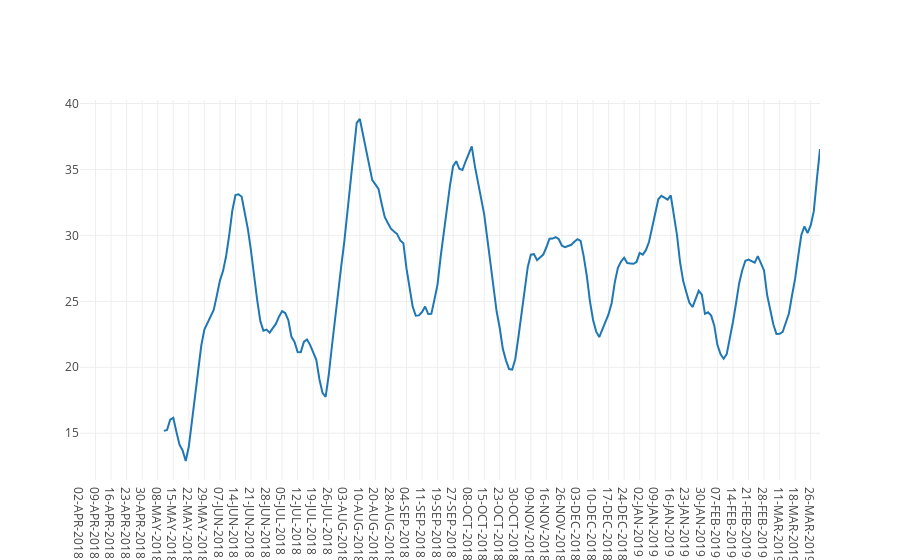

Notebook source saved alongside this figure:
### Code cell
import pandas as pd
from datetime import datetime
import plotly.offline as py
# from plotly.offline import download_plotlyjs, init_notebook_mode, plot, iplot

py.init_notebook_mode(connected=True)
import plotly.graph_objs as go

df = pd.read_csv('adx.csv')

data = [go.Scatter(x=df.Date, y=df['ADX'], name='ADX')]

py.iplot(data, filename = 'time-series-simple')

### Figure 1 — Plotly figure (JSON) as saved in the notebook; plotly's stock layout.template omitted (floating-point values rounded to 4 significant figures; data arrays with more than 128 entries replaced by an {"elided": "..."} marker saying what was removed)
{"data": [{"name": "ADX", "type": "scatter", "uid": "757491ad-a1d1-4e0c-88c8-14f7d25adde4", "x": {"elided": "239 str values"}, "y": {"elided": "239 float values"}}], "layout": {}}
